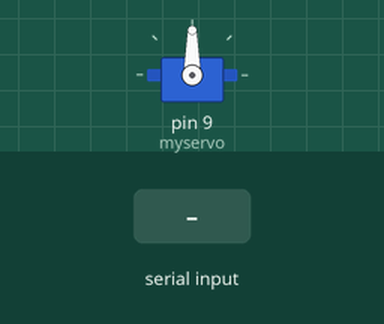
Recording of a sketch running on a simulated Arduino Uno, built with avr-gcc and run on an emulated ATmega328P. Shown: servo. The inputs (shaded band) are chosen by the test bench.

Above: at 1.2 s.
1.3 s: "90,45\n" received over Serial
At 2.4 s:
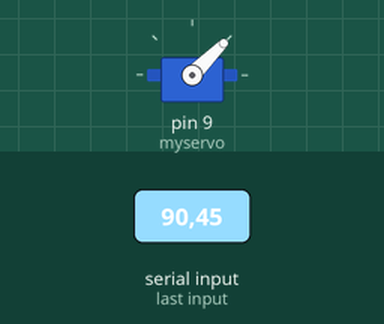
2.8 s: "30,150\n" received over Serial
At 3.6 s:
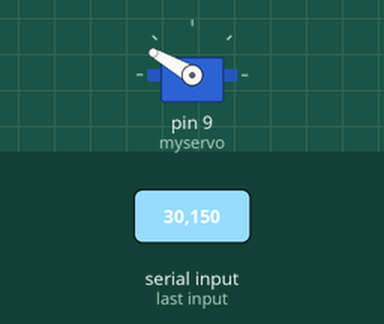
4.3 s: "5\n" received over Serial
At 4.7 s:
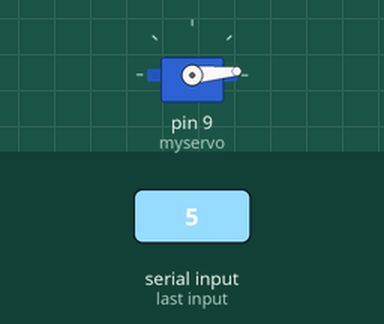
5.8 s: "90\n" received over Serial
At 7.0 s:
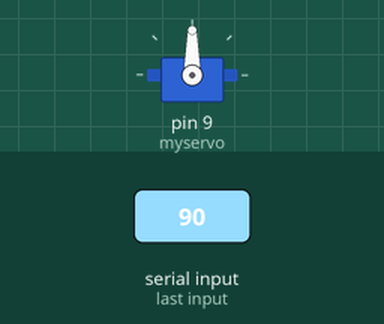
Timing chart, 0 to 8.3 s (numbered marks = the images above; inputs shaded):
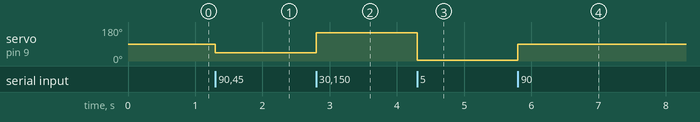

Measured:
- after the input at 1.3 s, servo on pin 9 (myservo): 90° → 45° at once
- after the input at 2.8 s, servo on pin 9 (myservo): 45° → 150° at once
- after the input at 4.3 s, servo on pin 9 (myservo): 150° → 5° at once
- after the input at 5.8 s, servo on pin 9 (myservo): 5° → 90° at once

The sketch:

Controle_do_servo_pela_serial.ino
```cpp
#include <Servo.h>

Servo myservo;       //cria objeto para 1 servo motor


// ========================================================================================================
// --- Configurações Iniciais ---
void setup()
{

  Serial.begin(2000000);   //inicializa serial em 9600 bps

  while (!Serial);      //aguarda iniciliazação da serial

  //delay(1000);          //aguarda 1 segundo

  myservo.attach(9);    //associa servo ao pino 9


} //end setup


// ========================================================================================================
// --- Loop Infinito ---
void loop()
{

  if(Serial.available())
  {

    int state = Serial.parseInt();

    if (state > 0 && state < 180)
    {
      //Serial.print(" | ");
      //Serial.println(state);
      //Serial.print("Servo posicionado em ");
      //Serial.print(state);
      //Serial.println(" graus");
      myservo.write(state);
    }

    //else
    //{
      //state = 50;
      //myservo.write(state);
    //}


  } //end if serial available

} //end loop
```
